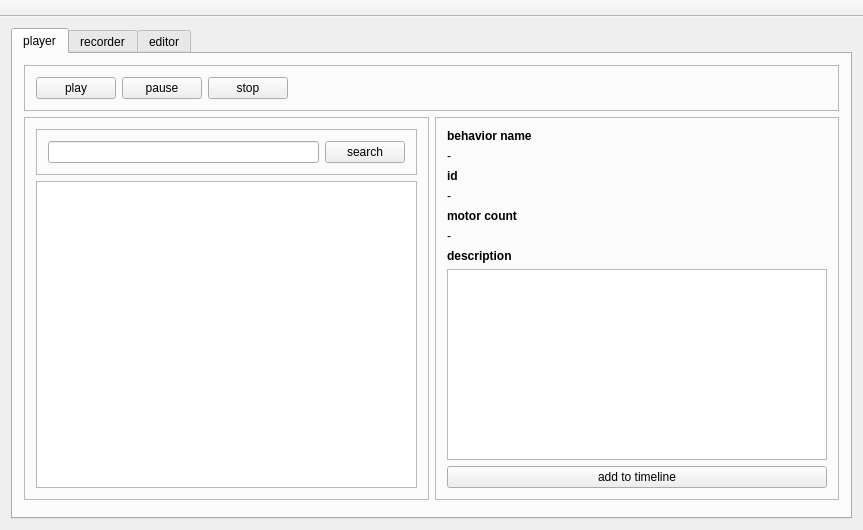
<?xml version="1.0" encoding="UTF-8"?>
<ui version="4.0">
 <class>MainWindow</class>
 <widget class="QMainWindow" name="MainWindow">
  <property name="geometry">
   <rect>
    <x>0</x>
    <y>0</y>
    <width>863</width>
    <height>530</height>
   </rect>
  </property>
  <property name="windowTitle">
   <string>Roboy Behavior Player</string>
  </property>
  <widget class="QWidget" name="centralWidget">
   <layout class="QVBoxLayout" name="verticalLayout">
    <item>
     <widget class="QTabWidget" name="mainTabWidget">
      <property name="styleSheet">
       <string notr="true">qApp-&gt;setStyle(QStyleFactory::create(&quot;fusion&quot;));

QPalette palette;
palette.setColor(QPalette::Window, QColor(53,53,53));
palette.setColor(QPalette::WindowText, Qt::white);
palette.setColor(QPalette::Base, QColor(15,15,15));
palette.setColor(QPalette::AlternateBase, QColor(53,53,53));
palette.setColor(QPalette::ToolTipBase, Qt::white);
palette.setColor(QPalette::ToolTipText, Qt::white);
palette.setColor(QPalette::Text, Qt::white);
palette.setColor(QPalette::Button, QColor(53,53,53));
palette.setColor(QPalette::ButtonText, Qt::white);
palette.setColor(QPalette::BrightText, Qt::red);

palette.setColor(QPalette::Highlight, QColor(142,45,197).lighter());
palette.setColor(QPalette::HighlightedText, Qt::black);
qApp-&gt;setPalette(palette);</string>
      </property>
      <property name="tabPosition">
       <enum>QTabWidget::North</enum>
      </property>
      <property name="currentIndex">
       <number>0</number>
      </property>
      <property name="documentMode">
       <bool>false</bool>
      </property>
      <property name="movable">
       <bool>false</bool>
      </property>
      <widget class="QWidget" name="playerTab">
       <attribute name="title">
        <string>player</string>
       </attribute>
       <layout class="QVBoxLayout" name="verticalLayout_2">
        <item>
         <widget class="QFrame" name="playerControlsFrame">
          <property name="frameShape">
           <enum>QFrame::StyledPanel</enum>
          </property>
          <property name="frameShadow">
           <enum>QFrame::Raised</enum>
          </property>
          <layout class="QHBoxLayout" name="horizontalLayout_4">
           <item>
            <widget class="QPushButton" name="playButton">
             <property name="text">
              <string>play</string>
             </property>
             <property name="autoDefault">
              <bool>false</bool>
             </property>
             <property name="default">
              <bool>false</bool>
             </property>
             <property name="flat">
              <bool>false</bool>
             </property>
            </widget>
           </item>
           <item>
            <widget class="QPushButton" name="pauseButton">
             <property name="text">
              <string>pause</string>
             </property>
            </widget>
           </item>
           <item>
            <widget class="QPushButton" name="stopButton">
             <property name="text">
              <string>stop</string>
             </property>
            </widget>
           </item>
           <item>
            <spacer name="horizontalSpacer">
             <property name="orientation">
              <enum>Qt::Horizontal</enum>
             </property>
             <property name="sizeHint" stdset="0">
              <size>
               <width>40</width>
               <height>20</height>
              </size>
             </property>
            </spacer>
           </item>
          </layout>
         </widget>
        </item>
        <item>
         <widget class="QWidget" name="behaviorTableWidget" native="true">
          <layout class="QHBoxLayout" name="horizontalLayout_5">
           <property name="leftMargin">
            <number>0</number>
           </property>
           <property name="topMargin">
            <number>0</number>
           </property>
           <property name="rightMargin">
            <number>0</number>
           </property>
           <property name="bottomMargin">
            <number>0</number>
           </property>
           <item>
            <widget class="QFrame" name="frame_3">
             <property name="frameShape">
              <enum>QFrame::StyledPanel</enum>
             </property>
             <property name="frameShadow">
              <enum>QFrame::Raised</enum>
             </property>
             <layout class="QVBoxLayout" name="verticalLayout_3">
              <item>
               <widget class="QFrame" name="searchFieldFrame">
                <property name="frameShape">
                 <enum>QFrame::StyledPanel</enum>
                </property>
                <property name="frameShadow">
                 <enum>QFrame::Raised</enum>
                </property>
                <layout class="QHBoxLayout" name="horizontalLayout_2">
                 <item>
                  <widget class="QLineEdit" name="searchField"/>
                 </item>
                 <item>
                  <widget class="QPushButton" name="searchButton">
                   <property name="text">
                    <string>search</string>
                   </property>
                  </widget>
                 </item>
                </layout>
               </widget>
              </item>
              <item>
               <widget class="QListView" name="behaviorListView"/>
              </item>
             </layout>
            </widget>
           </item>
           <item>
            <widget class="QFrame" name="frame">
             <property name="frameShape">
              <enum>QFrame::StyledPanel</enum>
             </property>
             <layout class="QVBoxLayout" name="verticalLayout_5">
              <item>
               <widget class="QLabel" name="behaviorNameLabel">
                <property name="font">
                 <font>
                  <weight>75</weight>
                  <bold>true</bold>
                 </font>
                </property>
                <property name="text">
                 <string>behavior name</string>
                </property>
               </widget>
              </item>
              <item>
               <widget class="QLabel" name="behaviorNameValueLabel">
                <property name="text">
                 <string>-</string>
                </property>
               </widget>
              </item>
              <item>
               <widget class="QLabel" name="idLabel">
                <property name="font">
                 <font>
                  <weight>75</weight>
                  <bold>true</bold>
                 </font>
                </property>
                <property name="text">
                 <string>id</string>
                </property>
               </widget>
              </item>
              <item>
               <widget class="QLabel" name="idValueLabel">
                <property name="text">
                 <string>-</string>
                </property>
               </widget>
              </item>
              <item>
               <widget class="QLabel" name="motorCountLabel">
                <property name="font">
                 <font>
                  <weight>75</weight>
                  <bold>true</bold>
                 </font>
                </property>
                <property name="text">
                 <string>motor count</string>
                </property>
               </widget>
              </item>
              <item>
               <widget class="QLabel" name="motorCountValueLabel">
                <property name="text">
                 <string>-</string>
                </property>
               </widget>
              </item>
              <item>
               <widget class="QLabel" name="descriptionLabel">
                <property name="font">
                 <font>
                  <weight>75</weight>
                  <bold>true</bold>
                 </font>
                </property>
                <property name="text">
                 <string>description</string>
                </property>
               </widget>
              </item>
              <item>
               <widget class="QTextBrowser" name="descriptionValueLabel"/>
              </item>
              <item>
               <widget class="QPushButton" name="addToTimelineButton">
                <property name="text">
                 <string>add to timeline</string>
                </property>
               </widget>
              </item>
             </layout>
            </widget>
           </item>
          </layout>
         </widget>
        </item>
        <item>
         <widget class="QFrame" name="frame_2">
          <property name="frameShape">
           <enum>QFrame::NoFrame</enum>
          </property>
          <property name="frameShadow">
           <enum>QFrame::Plain</enum>
          </property>
          <property name="lineWidth">
           <number>0</number>
          </property>
          <layout class="QHBoxLayout" name="horizontalLayout">
           <property name="leftMargin">
            <number>0</number>
           </property>
           <property name="topMargin">
            <number>0</number>
           </property>
           <property name="rightMargin">
            <number>0</number>
           </property>
           <property name="bottomMargin">
            <number>0</number>
           </property>
          </layout>
         </widget>
        </item>
       </layout>
      </widget>
      <widget class="QWidget" name="recorderTab">
       <attribute name="title">
        <string>recorder</string>
       </attribute>
      </widget>
      <widget class="QWidget" name="editorTab">
       <attribute name="title">
        <string>editor</string>
       </attribute>
      </widget>
     </widget>
    </item>
   </layout>
  </widget>
  <widget class="QMenuBar" name="menuBar">
   <property name="geometry">
    <rect>
     <x>0</x>
     <y>0</y>
     <width>863</width>
     <height>25</height>
    </rect>
   </property>
  </widget>
  <widget class="QToolBar" name="mainToolBar">
   <property name="movable">
    <bool>false</bool>
   </property>
   <property name="floatable">
    <bool>false</bool>
   </property>
   <attribute name="toolBarArea">
    <enum>TopToolBarArea</enum>
   </attribute>
   <attribute name="toolBarBreak">
    <bool>false</bool>
   </attribute>
  </widget>
 </widget>
 <layoutdefault spacing="6" margin="11"/>
 <resources/>
 <connections/>
</ui>
